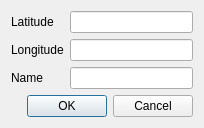
<?xml version="1.0" encoding="UTF-8"?>
<ui version="4.0">
 <class>PointDialog</class>
 <widget class="QDialog" name="PointDialog">
  <property name="geometry">
   <rect>
    <x>0</x>
    <y>0</y>
    <width>204</width>
    <height>119</height>
   </rect>
  </property>
  <property name="windowTitle">
   <string>Add Point</string>
  </property>
  <layout class="QGridLayout" name="gridLayout">
   <item row="0" column="0">
    <widget class="QLabel" name="latitudeLabel">
     <property name="text">
      <string>Latitude</string>
     </property>
    </widget>
   </item>
   <item row="0" column="1">
    <widget class="QLineEdit" name="latitudeEdit"/>
   </item>
   <item row="1" column="0">
    <widget class="QLabel" name="longitudeLabel">
     <property name="text">
      <string>Longitude</string>
     </property>
    </widget>
   </item>
   <item row="1" column="1">
    <widget class="QLineEdit" name="longitudeEdit"/>
   </item>
   <item row="2" column="0">
    <widget class="QLabel" name="nameLabel">
     <property name="text">
      <string>Name</string>
     </property>
    </widget>
   </item>
   <item row="2" column="1">
    <widget class="QLineEdit" name="nameEdit"/>
   </item>
   <item row="3" column="0" colspan="2">
    <widget class="QDialogButtonBox" name="buttonBox">
     <property name="orientation">
      <enum>Qt::Horizontal</enum>
     </property>
     <property name="standardButtons">
      <set>QDialogButtonBox::Cancel|QDialogButtonBox::Ok</set>
     </property>
    </widget>
   </item>
  </layout>
 </widget>
 <resources/>
 <connections>
  <connection>
   <sender>buttonBox</sender>
   <signal>accepted()</signal>
   <receiver>PointDialog</receiver>
   <slot>accept()</slot>
   <hints>
    <hint type="sourcelabel">
     <x>248</x>
     <y>254</y>
    </hint>
    <hint type="destinationlabel">
     <x>157</x>
     <y>274</y>
    </hint>
   </hints>
  </connection>
  <connection>
   <sender>buttonBox</sender>
   <signal>rejected()</signal>
   <receiver>PointDialog</receiver>
   <slot>reject()</slot>
   <hints>
    <hint type="sourcelabel">
     <x>316</x>
     <y>260</y>
    </hint>
    <hint type="destinationlabel">
     <x>286</x>
     <y>274</y>
    </hint>
   </hints>
  </connection>
 </connections>
</ui>
